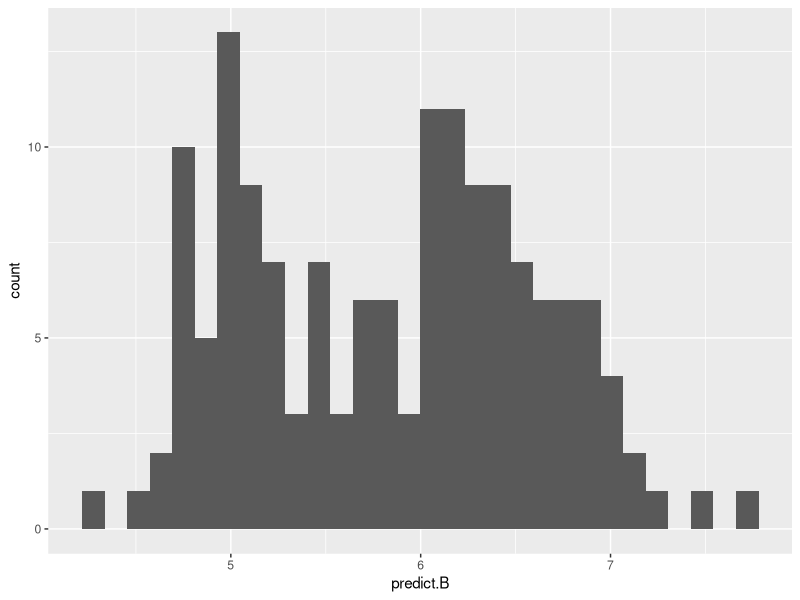
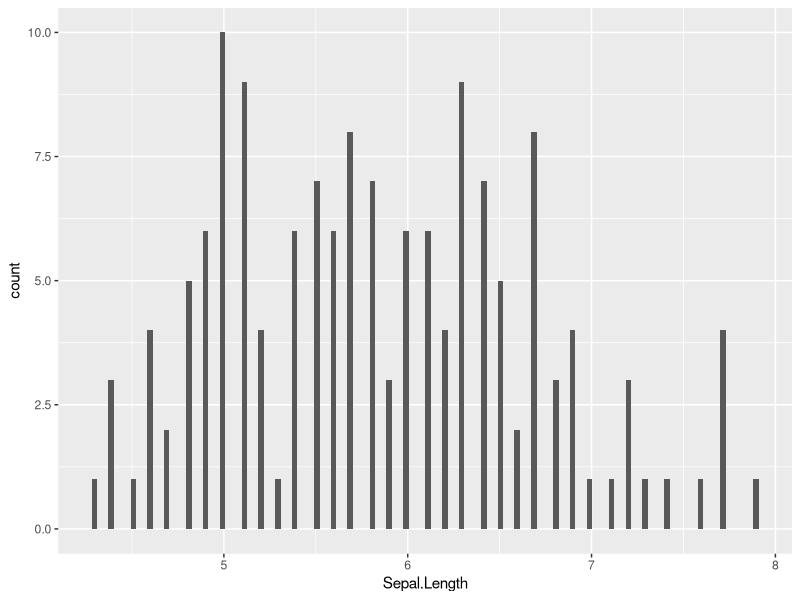

Reproduce these figures in R, in order.
library(arm)
library(MASS)
?bayesglm
data <- as.data.frame(iris)
head(data)
#Bayesian Rules
M1 <- bayesglm(Sepal.Length ~ Sepal.Width + Petal.Length, family = gaussian, data = data)
display(M1)
#Prior Settings
M5 <- bayesglm(Sepal.Length ~ Sepal.Width + Petal.Length, family = gaussian, data = data, 
               prior.df=Inf, prior.mean = c(4.8,3.3))
display(M5)

?predict
data$predict.B <- predict.glm(M5, newdata = data, type = "response")
library(ggplot2)
ggplot(data = data, aes(x = predict.B)) + geom_histogram()
ggplot(data = data, aes(x = Sepal.Length)) + geom_histogram(bins = 120)
t.test(data$Sepal.Length, data$predict.B)
